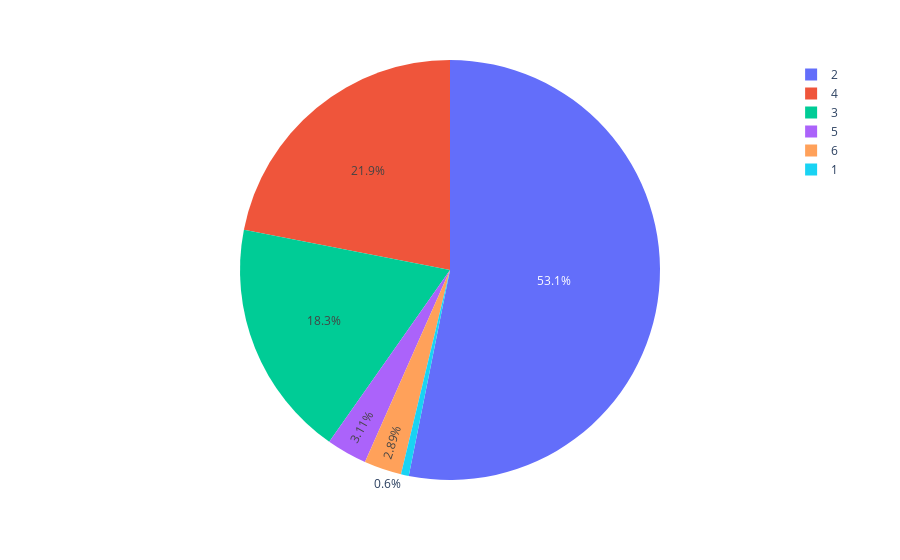

The code cell stored with this chart in its notebook:
### Code cell
tips=px.data.tips()
fig5=px.pie(tips,values="total_bill",names="size") -->values=total bill,names will be clled all the properties.
fig5.show()

### Figure 1 — Plotly figure (JSON) as saved in the notebook; plotly's stock layout.template omitted (floating-point values rounded to 4 significant figures; data arrays with more than 128 entries replaced by an {"elided": "..."} marker saying what was removed)
{"data": [{"domain": {"x": [0, 1], "y": [0, 1]}, "hovertemplate": "size=%{label}<br>total_bill=%{value}<extra></extra>", "labels": {"elided": "244 int values"}, "legendgroup": "", "name": "", "showlegend": true, "type": "pie", "values": {"elided": "244 float values"}}], "layout": {"autosize": true, "legend": {"tracegroupgap": 0}, "margin": {"t": 60}}}
